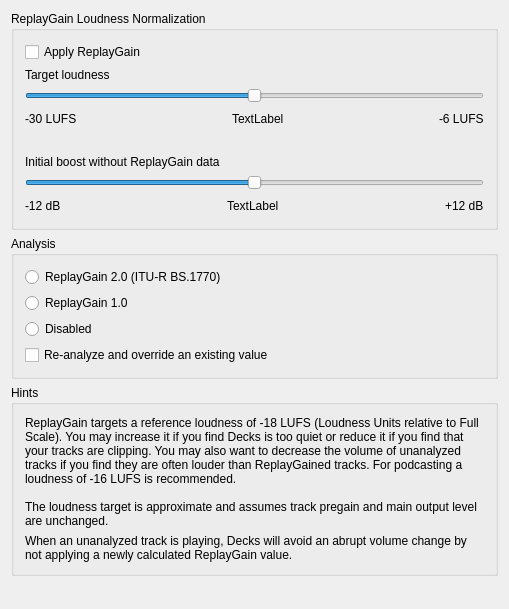
<?xml version="1.0" encoding="UTF-8"?>
<ui version="4.0">
 <class>DlgPrefReplayGainDlg</class>
 <widget class="QWidget" name="DlgPrefReplayGainDlg">
  <property name="geometry">
   <rect>
    <x>0</x>
    <y>0</y>
    <width>509</width>
    <height>609</height>
   </rect>
  </property>
  <property name="windowTitle">
   <string>Normalization Preferences</string>
  </property>
  <layout class="QVBoxLayout" name="verticalLayout">
   <item>
    <widget class="QGroupBox" name="groupBox">
     <property name="title">
      <string>ReplayGain Loudness Normalization</string>
     </property>
     <layout class="QVBoxLayout" name="verticalLayout_2">
      <item>
       <widget class="QCheckBox" name="EnableGain">
        <property name="toolTip">
         <string>Apply loudness normalization to loaded tracks.</string>
        </property>
        <property name="text">
         <string>Apply ReplayGain</string>
        </property>
       </widget>
      </item>
      <item>
       <widget class="QLabel" name="label_boost">
        <property name="toolTip">
         <string>For tracks with ReplayGain, adjust the target loudness to this LUFS value (Loudness Units relative to Full Scale).</string>
        </property>
        <property name="text">
         <string>Target loudness</string>
        </property>
        <property name="buddy">
         <cstring>SliderReplayGainBoost</cstring>
        </property>
       </widget>
      </item>
      <item>
       <widget class="QSlider" name="SliderReplayGainBoost">
        <property name="toolTip">
         <string/>
        </property>
        <property name="locale">
         <locale language="C" country="AnyCountry"/>
        </property>
        <property name="minimum">
         <number>-12</number>
        </property>
        <property name="maximum">
         <number>12</number>
        </property>
        <property name="singleStep">
         <number>1</number>
        </property>
        <property name="pageStep">
         <number>1</number>
        </property>
        <property name="value">
         <number>0</number>
        </property>
        <property name="orientation">
         <enum>Qt::Horizontal</enum>
        </property>
        <property name="tickInterval">
         <number>5</number>
        </property>
       </widget>
      </item>
      <item>
       <layout class="QHBoxLayout" name="horizontalLayout_2">
        <property name="spacing">
         <number>6</number>
        </property>
        <property name="rightMargin">
         <number>0</number>
        </property>
        <property name="bottomMargin">
         <number>20</number>
        </property>
        <item>
         <widget class="QLabel" name="label_3">
          <property name="text">
           <string>-30 LUFS</string>
          </property>
         </widget>
        </item>
        <item>
         <spacer>
          <property name="orientation">
           <enum>Qt::Horizontal</enum>
          </property>
          <property name="sizeHint" stdset="0">
           <size>
            <width>40</width>
            <height>20</height>
           </size>
          </property>
         </spacer>
        </item>
        <item>
         <widget class="QLabel" name="LabelCurrentReplayGainBoost">
          <property name="text">
           <string notr="true">TextLabel</string>
          </property>
         </widget>
        </item>
        <item>
         <spacer name="horizontalSpacer">
          <property name="orientation">
           <enum>Qt::Horizontal</enum>
          </property>
          <property name="sizeHint" stdset="0">
           <size>
            <width>40</width>
            <height>20</height>
           </size>
          </property>
         </spacer>
        </item>
        <item>
         <widget class="QLabel" name="label_4">
          <property name="text">
           <string>-6 LUFS</string>
          </property>
         </widget>
        </item>
       </layout>
      </item>
      <item>
       <widget class="QLabel" name="label">
        <property name="toolTip">
         <string>When ReplayGain is enabled, adjust tracks lacking ReplayGain information by this amount.</string>
        </property>
        <property name="text">
         <string>Initial boost without ReplayGain data</string>
        </property>
       </widget>
      </item>
      <item>
       <widget class="QSlider" name="SliderDefaultBoost">
        <property name="minimum">
         <number>-12</number>
        </property>
        <property name="maximum">
         <number>12</number>
        </property>
        <property name="pageStep">
         <number>1</number>
        </property>
        <property name="sliderPosition">
         <number>0</number>
        </property>
        <property name="orientation">
         <enum>Qt::Horizontal</enum>
        </property>
       </widget>
      </item>
      <item>
       <layout class="QHBoxLayout" name="horizontalLayout">
        <property name="bottomMargin">
         <number>0</number>
        </property>
        <item>
         <widget class="QLabel" name="label_2">
          <property name="text">
           <string>-12 dB</string>
          </property>
         </widget>
        </item>
        <item>
         <spacer name="horizontalSpacer_2">
          <property name="orientation">
           <enum>Qt::Horizontal</enum>
          </property>
          <property name="sizeHint" stdset="0">
           <size>
            <width>40</width>
            <height>20</height>
           </size>
          </property>
         </spacer>
        </item>
        <item>
         <widget class="QLabel" name="LabelCurrentDefaultBoost">
          <property name="text">
           <string notr="true">TextLabel</string>
          </property>
         </widget>
        </item>
        <item>
         <spacer name="horizontalSpacer_3">
          <property name="orientation">
           <enum>Qt::Horizontal</enum>
          </property>
          <property name="sizeHint" stdset="0">
           <size>
            <width>40</width>
            <height>20</height>
           </size>
          </property>
         </spacer>
        </item>
        <item>
         <widget class="QLabel" name="label_6">
          <property name="text">
           <string>+12 dB</string>
          </property>
         </widget>
        </item>
       </layout>
      </item>
     </layout>
    </widget>
   </item>
   <item>
    <widget class="QGroupBox" name="groupBoxAnalysis">
     <property name="title">
      <string>Analysis</string>
     </property>
     <layout class="QVBoxLayout" name="verticalLayout_3">
      <item>
       <widget class="QRadioButton" name="radioButtonRG2">
        <property name="text">
         <string>ReplayGain 2.0 (ITU-R BS.1770)</string>
        </property>
        <attribute name="buttonGroup">
         <string notr="true">buttonGroupAnalyzer</string>
        </attribute>
       </widget>
      </item>
      <item>
       <widget class="QRadioButton" name="radioButtonRG1">
        <property name="text">
         <string>ReplayGain 1.0</string>
        </property>
        <attribute name="buttonGroup">
         <string notr="true">buttonGroupAnalyzer</string>
        </attribute>
       </widget>
      </item>
      <item>
       <widget class="QRadioButton" name="radioButtonDisable">
        <property name="text">
         <string>Disabled</string>
        </property>
        <attribute name="buttonGroup">
         <string notr="true">buttonGroupAnalyzer</string>
        </attribute>
       </widget>
      </item>
      <item>
       <widget class="QCheckBox" name="checkBoxReanalyze">
        <property name="text">
         <string>Re-analyze and override an existing value </string>
        </property>
       </widget>
      </item>
     </layout>
    </widget>
   </item>
   <item>
    <widget class="QGroupBox" name="Hints">
     <property name="title">
      <string>Hints</string>
     </property>
     <layout class="QGridLayout" name="gridLayout_6">
      <item row="0" column="0">
       <widget class="QLabel" name="label_8">
        <property name="text">
         <string>ReplayGain targets a reference loudness of -18 LUFS (Loudness Units relative to Full Scale). You may increase it if you find Decks is too quiet or reduce it if you find that your tracks are clipping. You may also want to decrease the volume of unanalyzed tracks if you find they are often louder than ReplayGained tracks. For podcasting a loudness of -16 LUFS is recommended.

The loudness target is approximate and assumes track pregain and main output level are unchanged.</string>
        </property>
        <property name="scaledContents">
         <bool>true</bool>
        </property>
        <property name="wordWrap">
         <bool>true</bool>
        </property>
       </widget>
      </item>
      <item row="1" column="0">
       <widget class="QLabel" name="label_26">
        <property name="text">
         <string>When an unanalyzed track is playing, Decks will avoid an abrupt volume change by not applying a newly calculated ReplayGain value.</string>
        </property>
        <property name="wordWrap">
         <bool>true</bool>
        </property>
       </widget>
      </item>
     </layout>
    </widget>
   </item>
   <item>
    <spacer name="verticalSpacer">
     <property name="orientation">
      <enum>Qt::Vertical</enum>
     </property>
     <property name="sizeHint" stdset="0">
      <size>
       <width>20</width>
       <height>40</height>
      </size>
     </property>
    </spacer>
   </item>
  </layout>
 </widget>
 <layoutdefault spacing="6" margin="11"/>
 <tabstops>
  <tabstop>EnableGain</tabstop>
  <tabstop>SliderReplayGainBoost</tabstop>
  <tabstop>SliderDefaultBoost</tabstop>
  <tabstop>radioButtonRG1</tabstop>
  <tabstop>radioButtonRG2</tabstop>
  <tabstop>radioButtonDisable</tabstop>
  <tabstop>checkBoxReanalyze</tabstop>
 </tabstops>
 <resources/>
 <connections/>
 <buttongroups>
  <buttongroup name="buttonGroupAnalyzer"/>
 </buttongroups>
</ui>
